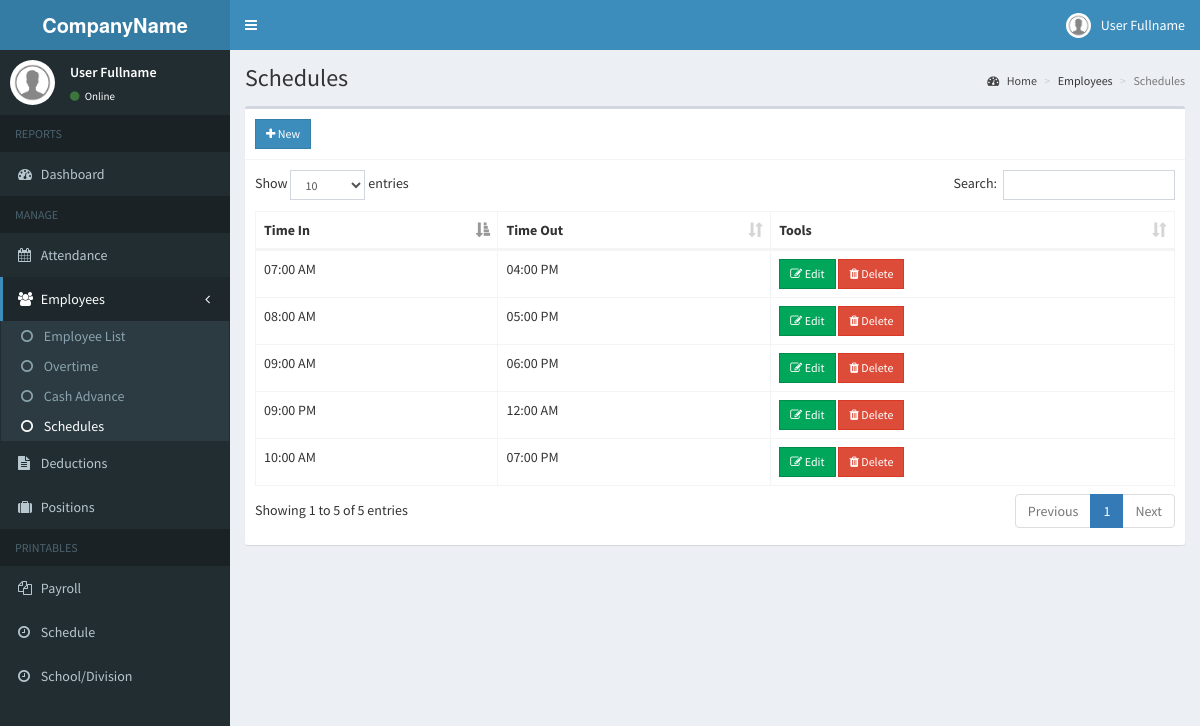
Screenshot of /admin/schedule.php (signed in) with the database file from the repository.
### tables this page shows
CREATE TABLE `schedules` (
  `id` int(11) NOT NULL,
  `time_in` time NOT NULL,
  `time_out` time NOT NULL
);

### admin/includes/session.php (called while the page is built, shortened)
<?php
	include 'includes/conn.php';
	$sql = "SELECT * FROM admin WHERE id = '".$_SESSION['admin']."'";
	$query = $conn->query($sql);
	$user = $query->fetch_assoc();
?>

### admin/schedule.php (the view, shortened to what this page needs)
<?php include 'includes/session.php'; ?>
<?php include 'includes/header.php'; ?>
<body class="hold-transition skin-blue sidebar-mini">
<div class="wrapper">
  <?php include 'includes/navbar.php'; ?>
  <?php include 'includes/menubar.php'; ?>
  <div class="content-wrapper">
    <section class="content-header">
      <h1>
        Schedules
      </h1>
      <ol class="breadcrumb">
        <li><a href="#"><i class="fa fa-dashboard"></i> Home</a></li>
        <li>Employees</li>
        <li class="active">Schedules</li>
      </ol>
    </section>
    <section class="content">
      <div class="row">
        <div class="col-xs-12">
          <div class="box">
            <div class="box-header with-border">
              <a href="#addnew" data-toggle="modal" class="btn btn-primary btn-sm btn-flat"><i class="fa fa-plus"></i> New</a>
            </div>
            <div class="box-body">
              <table id="example1" class="table table-bordered">
                <thead>
                  <th>Time In</th>
                  <th>Time Out</th>
                  <th>Tools</th>
                </thead>
                <tbody>
                  <?php
                    $sql = "SELECT * FROM schedules";
                    $query = $conn->query($sql);
                    while($row = $query->fetch_assoc()){
                      echo "
                        <tr>
                          <td>".date('h:i A', strtotime($row['time_in']))."</td>
                          <td>".date('h:i A', strtotime($row['time_out']))."</td>
                          <td>
                            <button class='btn btn-success btn-sm edit btn-flat' data-id='".$row['id']."'><i class='fa fa-edit'></i> Edit</button>
                            <button class='btn btn-danger btn-sm delete btn-flat' data-id='".$row['id']."'><i class='fa fa-trash'></i> Delete</button>
                          </td>
                        </tr>
                      ";
                    }
                  ?>
                </tbody>
              </table>
            </div>
          </div>
        </div>
      </div>
    </section>
  </div>
</div>
</body>
</html>

### admin/includes/navbar.php (shortened to what this page needs)
<header class="main-header">
    <a href="index2.html" class="logo">
      <span class="logo-lg"><b>CompanyName</b></span>
    </a>
    <nav class="navbar navbar-static-top">
      <a href="#" class="sidebar-toggle" data-toggle="push-menu" role="button">
      </a>
      <div class="navbar-custom-menu">
        <ul class="nav navbar-nav">
          <li class="dropdown user user-menu">
            <a href="#" class="dropdown-toggle" data-toggle="dropdown">
              <img src="<?php echo (!empty($user['photo'])) ? '../images/'.$user['photo'] : '../images/profile.jpg'; ?>" class="user-image" alt="User Image">
              <span class="hidden-xs"><?php echo $user['firstname'].' '.$user['lastname']; ?></span>
            </a>
          </li>
        </ul>
      </div>
    </nav>
  </header>

### admin/includes/menubar.php
<aside class="main-sidebar">
    <section class="sidebar">
      <div class="user-panel">
        <div class="pull-left image">
          <img src="<?php echo (!empty($user['photo'])) ? '../images/'.$user['photo'] : '../images/profile.jpg'; ?>" class="img-circle" alt="User Image">
        </div>
        <div class="pull-left info">
          <p><?php echo $user['firstname'].' '.$user['lastname']; ?></p>
          <a><i class="fa fa-circle text-success"></i> Online</a>
        </div>
      </div>
      <ul class="sidebar-menu" data-widget="tree">
        <li class="header">REPORTS</li>
        <li class=""><a href="home.php"><i class="fa fa-dashboard"></i> <span>Dashboard</span></a></li>
        <li class="header">MANAGE</li>
        <li><a href="attendance.php"><i class="fa fa-calendar"></i> <span>Attendance</span></a></li>
        <li class="treeview">
          <a href="#">
            <i class="fa fa-users"></i>
            <span>Employees</span>
            <span class="pull-right-container">
              <i class="fa fa-angle-left pull-right"></i>
            </span>
          </a>
          <ul class="treeview-menu">
            <li><a href="employee.php"><i class="fa fa-circle-o"></i> Employee List</a></li>
            <li><a href="overtime.php"><i class="fa fa-circle-o"></i> Overtime</a></li>
            <li><a href="cashadvance.php"><i class="fa fa-circle-o"></i> Cash Advance</a></li>
            <li><a href="schedule.php"><i class="fa fa-circle-o"></i> Schedules</a></li>
          </ul>
        </li>
        <li><a href="deduction.php"><i class="fa fa-file-text"></i> Deductions</a></li>
        <li><a href="position.php"><i class="fa fa-suitcase"></i> Positions</a></li>
        <li class="header">PRINTABLES</li>
        <li><a href="payroll.php"><i class="fa fa-files-o"></i> <span>Payroll</span></a></li>
        <li><a href="schedule_employee.php"><i class="fa fa-clock-o"></i> <span>Schedule</span></a></li>
        <li><a href="school.php"><i class="fa fa-clock-o"></i> <span>School/Division</span></a></li>
      </ul>
    </section>
  </aside>

### rows the page displays
schedules: time_in "07:00 AM", time_out "04:00 PM"
schedules: time_in "08:00 AM", time_out "05:00 PM"
schedules: time_in "09:00 AM", time_out "06:00 PM"
schedules: time_in "10:00 AM", time_out "07:00 PM"
schedules: time_in "09:00 PM", time_out "12:00 AM"

### other values shown
$user['firstname'] "User"
$user['lastname'] "Fullname"
